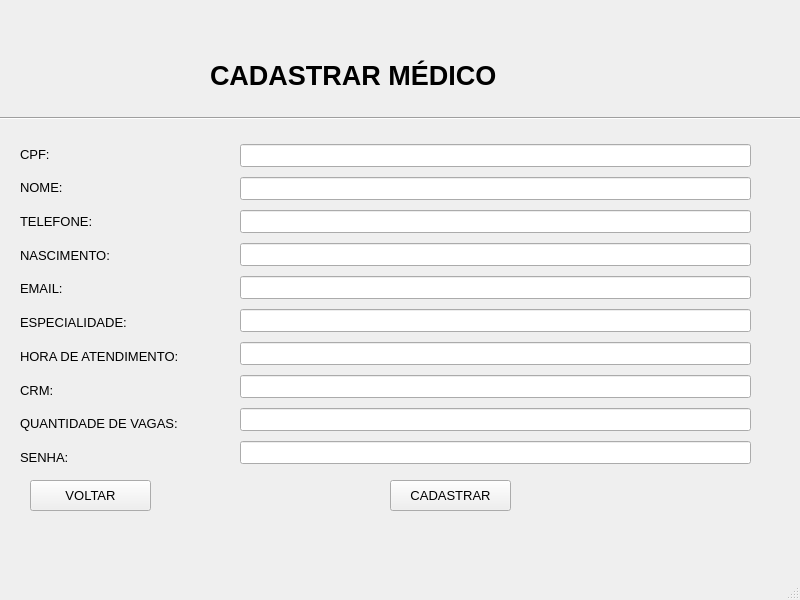
<?xml version="1.0" encoding="UTF-8"?>
<ui version="4.0">
 <class>MainWindow</class>
 <widget class="QMainWindow" name="MainWindow">
  <property name="geometry">
   <rect>
    <x>0</x>
    <y>0</y>
    <width>800</width>
    <height>600</height>
   </rect>
  </property>
  <property name="font">
   <font>
    <pointsize>10</pointsize>
   </font>
  </property>
  <property name="windowTitle">
   <string>MainWindow</string>
  </property>
  <property name="animated">
   <bool>true</bool>
  </property>
  <widget class="QWidget" name="centralwidget">
   <widget class="QLabel" name="label">
    <property name="geometry">
     <rect>
      <x>210</x>
      <y>50</y>
      <width>421</width>
      <height>51</height>
     </rect>
    </property>
    <property name="font">
     <font>
      <pointsize>20</pointsize>
      <weight>75</weight>
      <bold>true</bold>
     </font>
    </property>
    <property name="frameShape">
     <enum>QFrame::NoFrame</enum>
    </property>
    <property name="text">
     <string>CADASTRAR MÉDICO</string>
    </property>
    <property name="textFormat">
     <enum>Qt::AutoText</enum>
    </property>
    <property name="alignment">
     <set>Qt::AlignLeading|Qt::AlignLeft|Qt::AlignVCenter</set>
    </property>
   </widget>
   <widget class="QPushButton" name="pushButton">
    <property name="geometry">
     <rect>
      <x>390</x>
      <y>480</y>
      <width>121</width>
      <height>31</height>
     </rect>
    </property>
    <property name="text">
     <string>CADASTRAR</string>
    </property>
   </widget>
   <widget class="QPushButton" name="pushButton_2">
    <property name="geometry">
     <rect>
      <x>30</x>
      <y>480</y>
      <width>121</width>
      <height>31</height>
     </rect>
    </property>
    <property name="text">
     <string>VOLTAR</string>
    </property>
   </widget>
   <widget class="Line" name="line">
    <property name="geometry">
     <rect>
      <x>0</x>
      <y>110</y>
      <width>801</width>
      <height>16</height>
     </rect>
    </property>
    <property name="orientation">
     <enum>Qt::Horizontal</enum>
    </property>
   </widget>
   <widget class="QWidget" name="layoutWidget">
    <property name="geometry">
     <rect>
      <x>20</x>
      <y>140</y>
      <width>201</width>
      <height>331</height>
     </rect>
    </property>
    <layout class="QVBoxLayout" name="verticalLayout">
     <item>
      <widget class="QLabel" name="label_2">
       <property name="text">
        <string>CPF:</string>
       </property>
      </widget>
     </item>
     <item>
      <widget class="QLabel" name="label_3">
       <property name="text">
        <string>NOME:</string>
       </property>
      </widget>
     </item>
     <item>
      <widget class="QLabel" name="label_4">
       <property name="text">
        <string>TELEFONE:</string>
       </property>
      </widget>
     </item>
     <item>
      <widget class="QLabel" name="label_5">
       <property name="text">
        <string>NASCIMENTO:</string>
       </property>
      </widget>
     </item>
     <item>
      <widget class="QLabel" name="label_6">
       <property name="text">
        <string>EMAIL:</string>
       </property>
      </widget>
     </item>
     <item>
      <widget class="QLabel" name="label_7">
       <property name="text">
        <string>ESPECIALIDADE:</string>
       </property>
      </widget>
     </item>
     <item>
      <widget class="QLabel" name="label_9">
       <property name="text">
        <string>HORA DE ATENDIMENTO:</string>
       </property>
      </widget>
     </item>
     <item>
      <widget class="QLabel" name="label_10">
       <property name="text">
        <string>CRM:</string>
       </property>
      </widget>
     </item>
     <item>
      <widget class="QLabel" name="label_8">
       <property name="text">
        <string>QUANTIDADE DE VAGAS:</string>
       </property>
      </widget>
     </item>
     <item>
      <widget class="QLabel" name="label_11">
       <property name="text">
        <string>SENHA:</string>
       </property>
      </widget>
     </item>
    </layout>
   </widget>
   <widget class="QWidget" name="layoutWidget">
    <property name="geometry">
     <rect>
      <x>240</x>
      <y>140</y>
      <width>511</width>
      <height>331</height>
     </rect>
    </property>
    <layout class="QVBoxLayout" name="verticalLayout_2">
     <item>
      <widget class="QLineEdit" name="lineEdit"/>
     </item>
     <item>
      <widget class="QLineEdit" name="lineEdit_2"/>
     </item>
     <item>
      <widget class="QLineEdit" name="lineEdit_3"/>
     </item>
     <item>
      <widget class="QLineEdit" name="lineEdit_4"/>
     </item>
     <item>
      <widget class="QLineEdit" name="lineEdit_5"/>
     </item>
     <item>
      <widget class="QLineEdit" name="lineEdit_6"/>
     </item>
     <item>
      <widget class="QLineEdit" name="lineEdit_7"/>
     </item>
     <item>
      <widget class="QLineEdit" name="lineEdit_8"/>
     </item>
     <item>
      <widget class="QLineEdit" name="lineEdit_9"/>
     </item>
     <item>
      <widget class="QLineEdit" name="lineEdit_10"/>
     </item>
    </layout>
   </widget>
  </widget>
  <widget class="QMenuBar" name="menubar">
   <property name="geometry">
    <rect>
     <x>0</x>
     <y>0</y>
     <width>800</width>
     <height>26</height>
    </rect>
   </property>
  </widget>
  <widget class="QStatusBar" name="statusbar"/>
 </widget>
 <resources/>
 <connections/>
</ui>
